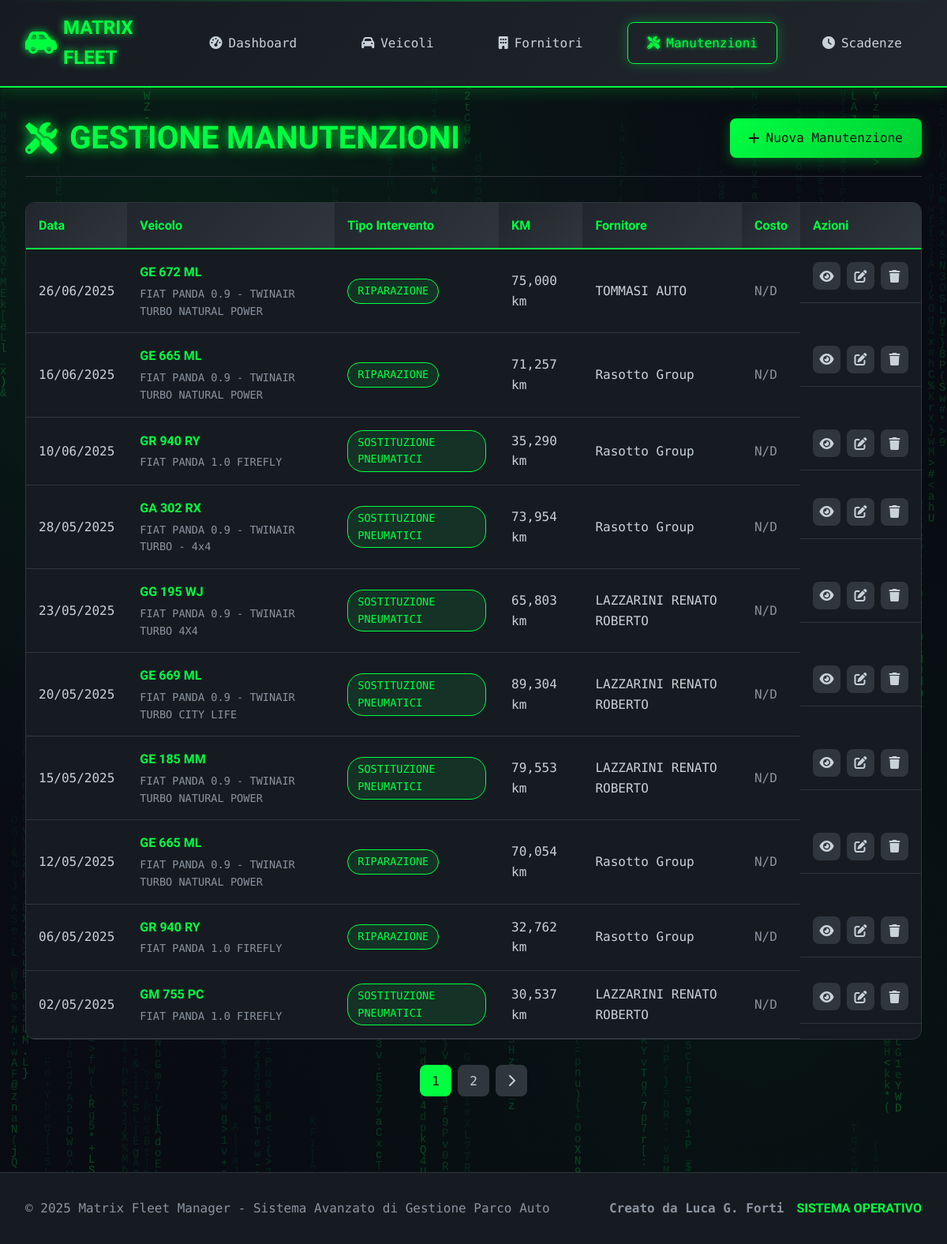
The page /manutenzioni/ on the database as committed earlier.
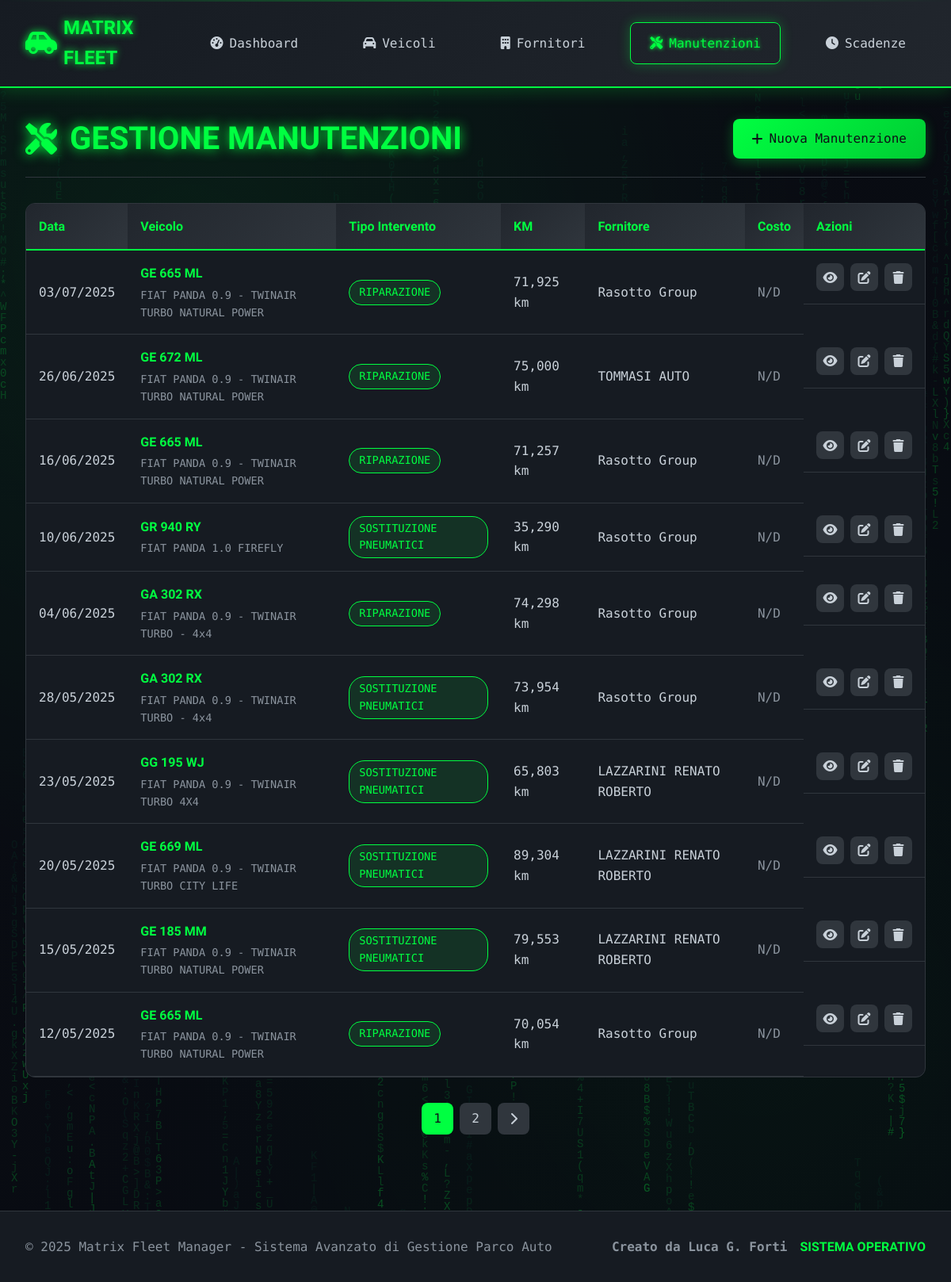
The same page on the database as committed later.
### app/models.py (models this page shows, shortened)
class Manutenzione(db.Model):
    __tablename__ = 'manutenzioni'
    id = db.Column(db.Integer, primary_key=True)
    veicolo_id = db.Column(db.Integer, db.ForeignKey('veicoli.id'), nullable=False)
    fornitore_id = db.Column(db.Integer, db.ForeignKey('fornitori.id'))
    data_intervento = db.Column(db.Date, nullable=False)
    km_intervento = db.Column(db.Integer, nullable=False)
    tipo_intervento = db.Column(db.String(100), nullable=False)
    descrizione = db.Column(db.Text)
    costo = db.Column(db.Numeric(10, 2))
    numero_fattura = db.Column(db.String(50))
    data_fattura = db.Column(db.Date)
    garanzia_mesi = db.Column(db.Integer, default=0)
    prossima_scadenza_km = db.Column(db.Integer)
    note = db.Column(db.Text)
    nucleo = db.Column(db.String(50), default='Via Capitel')
    data_creazione = db.Column(db.DateTime, default=datetime.utcnow)

class Veicolo(db.Model):
    __tablename__ = 'veicoli'
    id = db.Column(db.Integer, primary_key=True)
    targa = db.Column(db.String(10), nullable=False, unique=True)
    marca = db.Column(db.String(50), nullable=False)
    modello = db.Column(db.String(50), nullable=False)
    anno_immatricolazione = db.Column(db.Integer, nullable=False)
    data_immatricolazione = db.Column(db.Date, nullable=False)
    km_attuali = db.Column(db.Integer, default=0)
    carburante = db.Column(db.String(20), nullable=False)
    carburante_personalizzato = db.Column(db.String(50))  # NUOVO CAMPO
    cilindrata = db.Column(db.Integer)
    colore = db.Column(db.String(30))
    stato = db.Column(db.String(20), default='Attivo')
    note = db.Column(db.Text)
    carta_carburante = db.Column(db.String(100))
    pin_carburante = db.Column(db.String(20))
    societa_noleggio_id = db.Column(db.Integer, db.ForeignKey('fornitori.id'))
    nucleo = db.Column(db.String(50), default='Via Capitel')
    data_creazione = db.Column(db.DateTime, default=datetime.utcnow)
    manutenzioni = db.relationship('Manutenzione', backref='veicolo', lazy=True,
                                 order_by='desc(Manutenzione.data_intervento)')
    scadenze = db.relationship('Scadenza', backref='veicolo', lazy=True,
                              order_by='desc(Scadenza.data_scadenza)')
    societa_noleggio = db.relationship('Fornitore', foreign_keys=[societa_noleggio_id])

class Fornitore(db.Model):
    __tablename__ = 'fornitori'
    id = db.Column(db.Integer, primary_key=True)
    ragione_sociale = db.Column(db.String(100), nullable=False)
    partita_iva = db.Column(db.String(20), unique=True)
    codice_fiscale = db.Column(db.String(20))
    indirizzo = db.Column(db.String(200))
    citta = db.Column(db.String(50), nullable=False)
    cap = db.Column(db.String(10), nullable=False)
    provincia = db.Column(db.String(5))
    telefono = db.Column(db.String(20))
    telefono_2 = db.Column(db.String(20))  # NUOVO CAMPO
    telefono_3 = db.Column(db.String(20))  # NUOVO CAMPO
    email = db.Column(db.String(100))
    email_2 = db.Column(db.String(100))    # NUOVO CAMPO
    email_3 = db.Column(db.String(100))    # NUOVO CAMPO
    referente = db.Column(db.String(100))
    settore = db.Column(db.String(50))
    settore_2 = db.Column(db.String(50))   # NUOVO CAMPO
    settore_3 = db.Column(db.String(50))   # NUOVO CAMPO
    settore_personalizzato = db.Column(db.String(100))  # NUOVO CAMPO
    note = db.Column(db.Text)
    attivo = db.Column(db.Boolean, default=True)
    nucleo = db.Column(db.String(50), default='Via Capitel')
    data_creazione = db.Column(db.DateTime, default=datetime.utcnow)
    manutenzioni = db.relationship('Manutenzione', backref='fornitore', lazy=True,
                                 order_by='desc(Manutenzione.data_intervento)')
    veicoli_noleggio = db.relationship('Veicolo', foreign_keys='Veicolo.societa_noleggio_id',
                                     backref='fornitore_noleggio')

### app/routes/manutenzioni.py (the view)
@manutenzioni_bp.route('/')
def index_manutenzioni():
    page = request.args.get('page', 1, type=int)
    manutenzioni = Manutenzione.query.order_by(
        Manutenzione.data_intervento.desc()
    ).paginate(page=page, per_page=10, error_out=False)
    return render_template('manutenzioni/index.html', manutenzioni=manutenzioni)

### app/templates/manutenzioni/index.html (shortened to what this page needs)
{% extends "base.html" %}
{% block content %}
<div class="page-container">
    <div class="page-header">
        <h1 class="page-title">
            <i class="fas fa-tools"></i>
        </h1>
        <div class="page-actions">
            <a href="{{ url_for('manutenzioni.aggiungi_manutenzione') }}" class="btn btn-primary">
                <i class="fas fa-plus"></i> Nuova Manutenzione
            </a>
        </div>
    </div>
    <div class="data-table-container">
        <table class="data-table">
            <thead>
                <tr>
                    <th>Data</th>
                    <th>Veicolo</th>
                    <th>Tipo Intervento</th>
                    <th>KM</th>
                    <th>Fornitore</th>
                    <th>Costo</th>
                    <th>Azioni</th>
                </tr>
            </thead>
            <tbody>
                {% for manutenzione in manutenzioni.items %}
                <tr>
                    <td class="highlight">{{ manutenzione.data_intervento.strftime('%d/%m/%Y') }}</td>
                    <td>
                        <div class="vehicle-info">
                            <div class="vehicle-plate">{{ manutenzione.veicolo.targa }}</div>
                            <div class="vehicle-model">{{ manutenzione.veicolo.marca }} {{ manutenzione.veicolo.modello }}</div>
                        </div>
                    </td>
                    <td>
                        <span class="badge badge-intervento">{{ manutenzione.tipo_intervento }}</span>
                    </td>
                    <td>{{ "{:,}".format(manutenzione.km_intervento) }} km</td>
                    <td>{{ manutenzione.fornitore.ragione_sociale if manutenzione.fornitore else 'N/D' }}</td>
                    <td>
                        {% if manutenzione.costo %}
                            <span class="cost-value">€{{ "%.2f"|format(manutenzione.costo) }}</span>
                        {% else %}
                            <span class="text-muted">N/D</span>
                        {% endif %}
                    </td>
                    <td class="actions">
                        <a href="{{ url_for('manutenzioni.dettaglio_manutenzione', id=manutenzione.id) }}" class="btn-action" title="Visualizza">
                            <i class="fas fa-eye"></i>
                        </a>
                        <a href="{{ url_for('manutenzioni.modifica_manutenzione', id=manutenzione.id) }}" class="btn-action" title="Modifica">
                            <i class="fas fa-edit"></i>
                        </a>
                        <a href="{{ url_for('manutenzioni.elimina_manutenzione', id=manutenzione.id) }}" class="btn-action delete" title="Elimina" onclick="return confirm('Sei sicuro di voler eliminare questa manutenzione?')">
                            <i class="fas fa-trash"></i>
                        </a>
                    </td>
                </tr>
                {% endfor %}
            </tbody>
        </table>
    </div>
    {% if manutenzioni.pages > 1 %}
    <div class="pagination">
        {% for page_num in manutenzioni.iter_pages() %}
            {% if page_num %}
                {% if page_num != manutenzioni.page %}
                    <a href="{{ url_for('manutenzioni.index_manutenzioni', page=page_num) }}" class="page-btn">{{ page_num }}</a>
                {% else %}
                    <span class="page-btn active">{{ page_num }}</span>
                {% endif %}
            {% endif %}
        {% endfor %}
        {% if manutenzioni.has_next %}
            <a href="{{ url_for('manutenzioni.index_manutenzioni', page=manutenzioni.next_num) }}" class="page-btn">
                <i class="fas fa-chevron-right"></i>
            </a>
        {% endif %}
    </div>
    {% endif %}
</div>
{% endblock %}

Rows that differ between the two databases and show on the page:
no longer on this page (row unchanged): Manutenzione: data_intervento "06/05/2025", veicolo.targa "GR 940 RY", veicolo.marca "FIAT", veicolo.modello "PANDA 1.0 FIREFLY", tipo_intervento "RIPARAZIONE", km_intervento "32,762", fornitore "Rasotto Group", shows "N/D"
no longer on this page (row unchanged): Manutenzione: data_intervento "02/05/2025", veicolo.targa "GM 755 PC", veicolo.marca "FIAT", veicolo.modello "PANDA 1.0 FIREFLY", tipo_intervento "SOSTITUZIONE PNEUMATICI", km_intervento "30,537", fornitore "LAZZARINI RENATO ROBERTO", shows "N/D"
added Manutenzione: data_intervento "03/07/2025", veicolo.targa "GE 665 ML", veicolo.marca "FIAT", veicolo.modello "PANDA 0.9 - TWINAIR TURBO NATURAL POWER", tipo_intervento "RIPARAZIONE", km_intervento "71,925", fornitore "Rasotto Group", shows "N/D"
added Manutenzione: data_intervento "04/06/2025", veicolo.targa "GA 302 RX", veicolo.marca "FIAT PANDA", veicolo.modello "0.9 - TWINAIR TURBO - 4x4", tipo_intervento "RIPARAZIONE", km_intervento "74,298", fornitore "Rasotto Group", shows "N/D"
